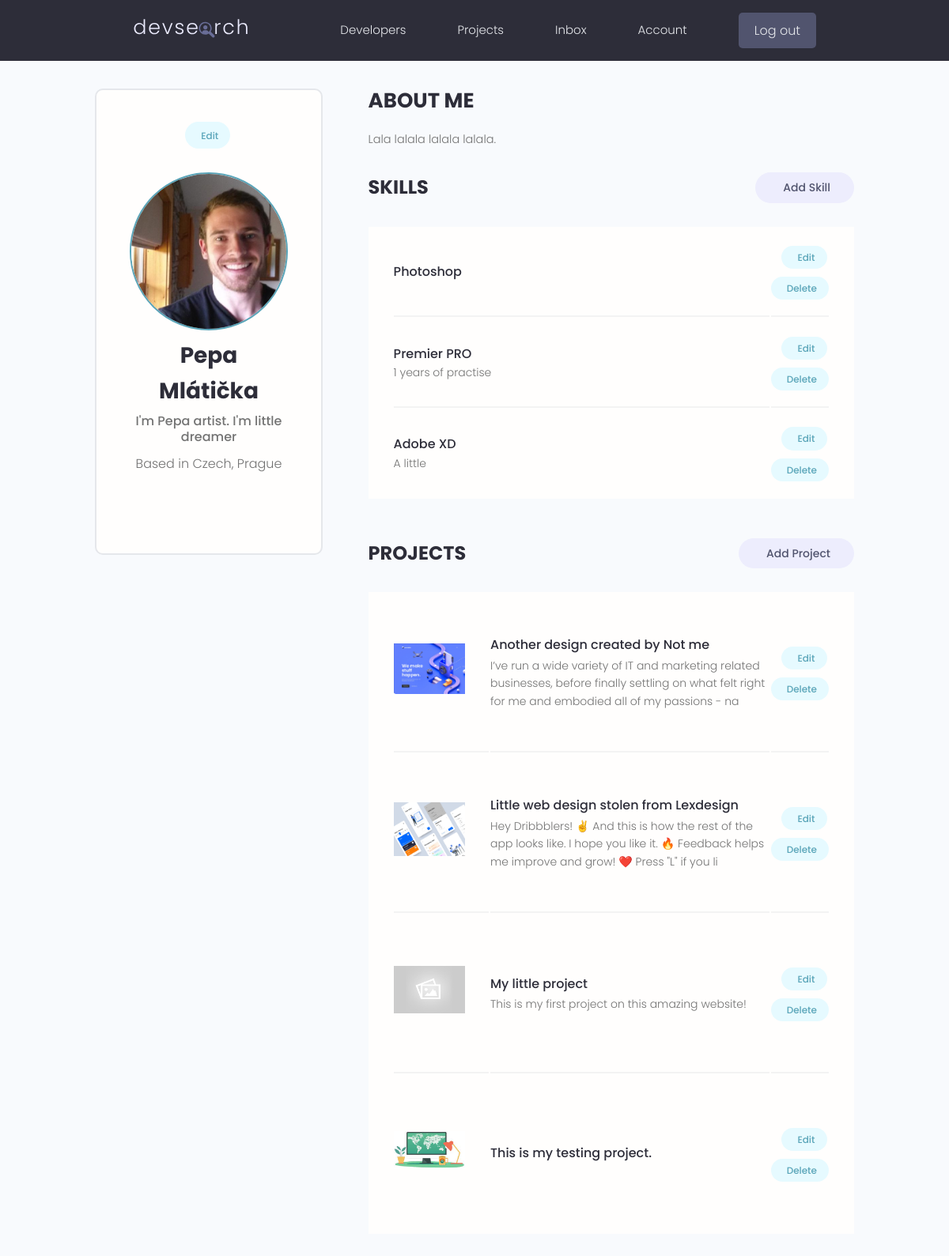
/account/ (signed in), run on the app's committed database.
### users/models.py (models this page shows, shortened)
class Profile(models.Model):
    user = models.OneToOneField(User, on_delete=models.CASCADE, null=True, blank=True)
    username = models.CharField(max_length=200, blank=True, null=True)
    location = models.CharField(max_length=200, blank=True, null=True)
    name = models.CharField(max_length=200, blank=True, null=True)
    email = models.EmailField(max_length=500, blank=True, null=True)
    short_intro = models.CharField(max_length=200, blank=True, null=True)
    bio = models.TextField(blank=True, null=True)
    profile_image = models.ImageField(null=True, blank=True, upload_to='profiles/', default='profiles/user-default.png')
    social_github = models.CharField(max_length=200, blank=True, null=True)
    social_twitter = models.CharField(max_length=200, blank=True, null=True)
    social_linkedin = models.CharField(max_length=200, blank=True, null=True)
    social_youtube = models.CharField(max_length=200, blank=True, null=True)
    social_website = models.CharField(max_length=200, blank=True, null=True)
    created = models.DateTimeField(auto_now_add=True)
    id = models.UUIDField(default=uuid.uuid4, unique=True, primary_key=True, editable=False)

class Skill(models.Model):
    owner = models.ForeignKey(Profile, on_delete=models.CASCADE, null=True, blank=True)
    name = models.CharField(max_length=200, blank=True, null=True)
    description = models.TextField(null=True, blank=True)
    created = models.DateTimeField(auto_now_add=True)
    id = models.UUIDField(default=uuid.uuid4, unique=True, primary_key=True, editable=False)

### projects/models.py (models this page shows, shortened)
class Project(models.Model):
    owner = models.ForeignKey(Profile, null=True, blank=True, on_delete=models.SET_NULL)
    title = models.CharField(max_length=200)
    description = models.TextField(null=True, blank=True)
    featured_image = models.ImageField(null=True, blank=True, default='default.jpg')
    demo_link = models.CharField(max_length=2000, null=True, blank=True)
    source_link = models.CharField(max_length=2000, null=True, blank=True)
    tags = models.ManyToManyField('Tag', blank=True)
    vote_total = models.IntegerField(default=0, null=True, blank=True)
    vote_ratio = models.IntegerField(default=0, null=True, blank=True)
    created = models.DateTimeField(auto_now_add=True)
    id = models.UUIDField(default=uuid.uuid4, unique=True, primary_key=True, editable=False)
    class Meta:
        ordering = ['-vote_ratio', '-vote_total', 'title']

### users/views.py (the view)
# urls.py: path('account/', views.userAccount, name='account'),
@login_required(login_url='login')
def userAccount(request):
    profile = request.user.profile
    skills = profile.skill_set.all()
    projects = profile.project_set.all()
    context = {'profile': profile, 'skills': skills, 'projects': projects}
    return render(request, 'users/account.html', context)

### users/templates/users/account.html (shortened to what this page needs)
{% extends 'main.html' %}
{% block content %}
<main class="settingsPage profile my-md">
    <div class="container">
        <div class="layout">
        <div class="column column--1of3">
            <div class="card text-center">
            <div class="card__body dev">
                <a class="tag tag--pill tag--main settings__btn" href="{% url 'edit-account' %}"> Edit</a>
                <img class="avatar avatar--xl dev__avatar" src="{{ profile.profile_image.url }}" />
                <h2 class="dev__name">{{ profile.name }}</h2>
                <p class="dev__title">{{ profile.short_intro }}</p>
                <p class="dev__location">Based in {{ profile.location }}</p>
            </div>
            </div>
        </div>
        <div class="column column--2of3">
            <div class="devInfo">
                <h3 class="devInfo__title">About Me</h3>
                <p class="devInfo__about">{{ profile.bio }}</p>
            </div>
            <div class="settings">
                <h3 class="settings__title">Skills</h3>
                <a class="tag tag--pill tag--sub settings__btn tag--lg" href="{% url 'create-skill' %}"> Add Skill</a>
            </div>
            <table class="settings__table">
            {% for skill in skills %}
            <tr>
                <td class="settings__tableInfo">
                    <h4>{{ skill.name }}</h4>
                    <p>{{ skill.description }}</p>
                </td>
                <td class="settings__tableActions">
                    <a class="tag tag--pill tag--main settings__btn" href="{% url 'update-skill' skill.id %}"> Edit</a>
                    <a class="tag tag--pill tag--main settings__btn" href="{% url 'delete-skill' skill.id %}?next=/account"> Delete</a>
                </td>
            </tr>
            {% endfor %}
            </table>
            <div class="settings">
            <h3 class="settings__title">Projects</h3>
            <a class="tag tag--pill tag--sub settings__btn tag--lg" href="{% url 'create-project' %}"> Add Project</a>
            </div>
            <table class="settings__table">
            {% for project in projects %}
            <tr>
                <td class="settings__thumbnail">
                <a href="{% url 'project' project.id %}"><img src="{{ project.featured_image.url }}" alt="Project Thumbnail" /></a>
                </td>
                <td class="settings__tableInfo">
                <a href="{% url 'project' project.id %}">{{ project.title }}</a>
                <p>{{ project.description|slice:'150' }}</p>
                </td>
                <td class="settings__tableActions">
                <a class="tag tag--pill tag--main settings__btn" href="{% url 'update-project' project.id %}"> Edit</a>
                <a class="tag tag--pill tag--main settings__btn" href="{% url 'delete-project' project.id %}?next=/account"> Delete</a>
                </td>
            </tr>
            {% endfor %}
            </table>
        </div>
        </div>
    </div>
</main>
{% endblock content %}

### static/styles/app.css (style rules this page uses)
:root { --color-sub: #2d2d39; }
.card { border: 2px solid var(--color-light); }
img { width: 100%; }
.profile .card > .dev { padding: 4rem; }
.dev__avatar { display: block; margin: auto; }
.dev__name { color: var(--color-sub); font-size: 2.8rem; font-weight: 700; margin-top: 1rem; margin-bottom: 0.5rem; }
.dev__title { font-size: 1.6rem; font-weight: 500; line-height: 1.3; }
.dev__location { margin-top: 1rem; }
.devInfo { margin-bottom: 3rem; }
.devInfo__title, .devInfo__subtitle { font-size: 2.6rem; color: var(--color-sub); text-transform: uppercase; font-weight: 700; margin-bottom: 1.5rem; }
.devInfo__about, .devSkill__info { font-size: 1.45rem; line-height: 1.7; text-align: justify; }
.settingsPage .dev > .settings__btn { display: inline-block; margin-bottom: 3rem; }
.settings { display: flex; justify-content: space-between; align-items: center; }
.settings__title { font-size: 2.4rem; text-transform: uppercase; font-weight: 700; color: var(--color-sub); }
.settings__table { margin-top: 3rem; margin-bottom: 5rem; padding: 0 3rem; background: var(--color-white); }
.settings__table tr { width: 100%; }
.settings__table tr > td { padding: 2rem 0; }
.settings__table tr:not(:last-child) td { border-bottom: 2px solid var(--color-white-light); }
.settings__thumbnail { width: 23%; min-width: 10rem; }
.settings__thumbnail img { padding-right: 3rem; height: 15rem; object-fit: contain; }
.settings__tableInfo { width: 100%; }
.settings__tableInfo h4, .settings__tableInfo a { padding-right: 1rem; width: auto; font-size: 1.6rem; font-weight: 500; color: var(--color-sub); }
.settings__tableInfo p { font-size: 1.4rem; }
.settings__tableActions { text-align: right; }

### static/uikit/styles/modules/_variables.css (style rules this page uses)
:root { --color-main: #5aa5b9; --color-main-light: #e6faff; --color-sub: #3f4156; --color-sub-light: #51546e; --color-sub-lighter: #ededfd; --color-text: #737373; --color-gray: #8b8b8b; --color-light: #e5e7eb; --color-light-gray: #767676; --color-bg: #f8fafd; --color-white: #fffefd; --color-white-light: #f3f3f3; --color-success: #359e64; --color-success-bg: #def8e8; --color-error: #fc4b0b; --color-error-bg: #fff2ee; --font-base: 'Poppins', arial, helvetica, 'Segoe UI', roboto, ubuntu, sans-serif; --font-monospace: 'Fira Code', 'Courier New', courier, monospace; --font-regular: 300; --font-medium: 500; --font-bold: 700; --generic-shadow: 1px 1px 5px #00000010; --generic-transition: all 0.3s ease-in-out; }

### static/uikit/styles/modules/_base.css (style rules this page uses)
* { margin: 0; padding: 0; box-sizing: border-box; text-rendering: optimizeLegibility; color: inherit; font-size: inherit; }
html { font-size: 50%; }
@media only screen and (min-width: 480px) { html { font-size: 56.25%; } }
@media only screen and (min-width: 1200px) { html { font-size: 62.5%; } }
body { line-height: 1.6; font-weight: 400; font-size: 1.5rem; color: var(--color-text); background-color: var(--color-bg); min-height: 100vh; }

### static/uikit/styles/modules/_typography.css (style rules this page uses)
* { font-family: var(--font-base); }
h2 { font-size: 3.6rem; font-weight: var(--font-bold); }
h3 { font-size: 3.2rem; font-weight: var(--font-medium); }
h4 { font-size: 2.8rem; font-weight: var(--font-medium); }
p, span, strong { font-size: 1.6rem; color: var(--color-text); font-weight: var(--font-regular); }
a { padding-bottom: 2px; text-decoration: none; display: inline-block; color: var(--color-main); font-weight: var(--font-medium); }

### static/uikit/styles/modules/_utilities.css (style rules this page uses)
.container { width: 92%; max-width: 165rem; margin: 0 auto; box-sizing: border-box; }
@media screen and (min-width: 1000px) { .container { width: 90%; } }
@media screen and (min-width: 1200px) { .container { width: 80%; } }
.text-center { text-align: center; }
.my-md { margin: 3rem auto; }

### static/uikit/styles/modules/_avatar.css (style rules this page uses)
.avatar { border-radius: 50%; border: 2px solid var(--color-main); object-fit: cover; }
.avatar--xl { height: 20rem; width: 20rem; }

### static/uikit/styles/modules/_card.css (style rules this page uses)
.card { border-radius: 1rem; background-color: var(--color-white); border: 1.5px solid var(--color-light); width: auto; height: auto; margin-top: 0.5rem; margin-bottom: 0.5rem; overflow: hidden; }
.card__body, .card__header { padding: 2rem 2.5rem; }

### static/uikit/styles/modules/_layout.css (style rules this page uses)
.layout { display: flex; flex-flow: row wrap; justify-content: space-between; }
.layout > .column { margin-bottom: 3rem; }
.layout > .column.column--1of3 { flex-basis: 30%; }
.layout > .column.column--2of3 { flex-basis: 64%; }

### data on the page
Profile: profile_image (picture), name "Pepa Mlátička", short_intro "I'm Pepa artist. I'm little dreamer", location "Czech, Prague", bio "Lala lalala lalala lalala."
Skill: name "Photoshop"
Skill: name "Premier PRO", description "1 years of practise"
Skill: name "Adobe XD", description "A little"
Project: featured_image (picture), title "Another design created by Not me", description "I’ve run a wide variety of IT and marketing related businesses, before finally settling on what felt right for me and embodied all of my passions - na"
Project: featured_image (picture), title "Little web design stolen from Lexdesign", description "Hey Dribbblers! ✌️ And this is how the rest of the app looks like. I hope you like it. 🔥 Feedback helps me improve and grow! ❤️ Press \"L\" if you li"
Project: featured_image (placeholder picture), title "My little project", description "This is my first project on this amazing website!"
Project: featured_image (picture), title "This is my testing project."
